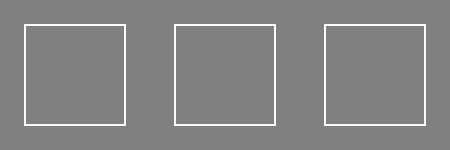

The script that drew this image:
#!/usr/bin/env python

# Demonstrate vtkMarkBoundaryFilter on 2D dataset types: polydata,
# unstructured grid, and structured (image) data, thresholding to
# show only boundary cells.

# Factory overrides
import vtkmodules.vtkInteractionStyle  # noqa: F401
import vtkmodules.vtkRenderingFreeType  # noqa: F401
import vtkmodules.vtkRenderingOpenGL2  # noqa: F401

from vtkmodules.vtkCommonDataModel import (
    vtkDataObject,
    vtkImageData,
    vtkSphere,
)
from vtkmodules.vtkFiltersCore import vtkThreshold
from vtkmodules.vtkFiltersExtraction import vtkExtractGeometry
from vtkmodules.vtkFiltersGeometry import vtkMarkBoundaryFilter
from vtkmodules.vtkFiltersSources import vtkPlaneSource
from vtkmodules.vtkRenderingCore import (
    vtkActor,
    vtkDataSetMapper,
    vtkRenderWindow,
    vtkRenderWindowInteractor,
    vtkRenderer,
)

# Control test resolution
res = 50

# Polydata from plane source
plane = vtkPlaneSource()
plane.SetResolution(res, res)

mark_1 = vtkMarkBoundaryFilter()
mark_1.SetInputConnection(plane.GetOutputPort())
mark_1.Update()

thresh_1 = vtkThreshold()
thresh_1.SetInputConnection(mark_1.GetOutputPort())
thresh_1.SetThresholdFunction(vtkThreshold.THRESHOLD_UPPER)
thresh_1.SetUpperThreshold(1.0)
thresh_1.SetInputArrayToProcess(
    0, 0, 0, vtkDataObject.FIELD_ASSOCIATION_CELLS, "BoundaryCells"
)
thresh_1.Update()

mapper_1 = vtkDataSetMapper()
mapper_1.SetInputConnection(thresh_1.GetOutputPort())

actor_1 = vtkActor()
actor_1.SetMapper(mapper_1)

# Unstructured grid
sphere = vtkSphere()
sphere.SetCenter(0, 0, 0)
sphere.SetRadius(1000000)

to_ug = vtkExtractGeometry()
to_ug.SetInputConnection(plane.GetOutputPort())
to_ug.SetImplicitFunction(sphere)

mark_2 = vtkMarkBoundaryFilter()
mark_2.SetInputConnection(to_ug.GetOutputPort())
mark_2.Update()

thresh_2 = vtkThreshold()
thresh_2.SetInputConnection(mark_2.GetOutputPort())
thresh_2.SetThresholdFunction(vtkThreshold.THRESHOLD_UPPER)
thresh_2.SetUpperThreshold(1.0)
thresh_2.SetInputArrayToProcess(
    0, 0, 0, vtkDataObject.FIELD_ASSOCIATION_CELLS, "BoundaryCells"
)

mapper_2 = vtkDataSetMapper()
mapper_2.SetInputConnection(thresh_2.GetOutputPort())

actor_2 = vtkActor()
actor_2.SetMapper(mapper_2)

# Structured 2D image data
image = vtkImageData()
image.SetDimensions(res, res, 1)
image.SetOrigin(-0.5, -0.5, 0.0)
image.SetSpacing(1.0 / float(res - 1), 1.0 / float(res - 1), 1.0)

mark_3 = vtkMarkBoundaryFilter()
mark_3.SetInputData(image)

thresh_3 = vtkThreshold()
thresh_3.SetInputConnection(mark_3.GetOutputPort())
thresh_3.SetThresholdFunction(vtkThreshold.THRESHOLD_UPPER)
thresh_3.SetUpperThreshold(1.0)
thresh_3.SetInputArrayToProcess(
    0, 0, 0, vtkDataObject.FIELD_ASSOCIATION_CELLS, "BoundaryCells"
)

mapper_3 = vtkDataSetMapper()
mapper_3.SetInputConnection(thresh_3.GetOutputPort())

actor_3 = vtkActor()
actor_3.SetMapper(mapper_3)

# Renderers
renderer_0 = vtkRenderer()
renderer_0.SetViewport(0, 0, 0.333, 1)
renderer_0.SetBackground(0.5, 0.5, 0.5)
renderer_0.AddActor(actor_1)

renderer_1 = vtkRenderer()
renderer_1.SetViewport(0.333, 0, 0.667, 1)
renderer_1.SetBackground(0.5, 0.5, 0.5)
renderer_1.AddActor(actor_2)

renderer_2 = vtkRenderer()
renderer_2.SetViewport(0.667, 0, 1, 1)
renderer_2.SetBackground(0.5, 0.5, 0.5)
renderer_2.AddActor(actor_3)

# Window
render_window = vtkRenderWindow()
render_window.SetSize(450, 150)
render_window.AddRenderer(renderer_0)
render_window.AddRenderer(renderer_1)
render_window.AddRenderer(renderer_2)
render_window.SetWindowName("mark boundary filter")

# Interactor
interactor = vtkRenderWindowInteractor()
interactor.SetRenderWindow(render_window)

# Scene
renderer_0.GetActiveCamera().SetPosition(0, 0, 1)
renderer_0.ResetCamera()

interactor.Initialize()
interactor.Start()
